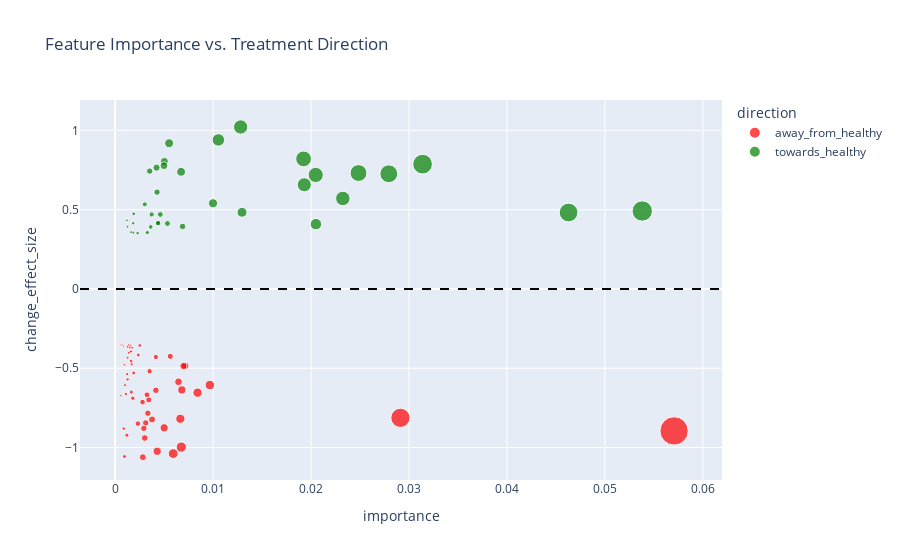

The cell this chart's notebook holds for it:
### Code cell
# 3) Create combined_rank now (so it's available everywhere)
res_df["combined_rank"] = res_df["importance"] * res_df["change_effect_size"].abs()

# 4) Elbow selection on |change_effect_size| (biologically focused)
res_ranked = res_df.copy()
res_ranked = res_ranked.dropna(subset=["change_effect_size"])  # exclude no-gap features from elbow
res_ranked["rank_key"] = res_ranked["change_effect_size"].abs()
res_ranked = res_ranked.sort_values("rank_key", ascending=False).reset_index(drop=True)

if res_ranked.empty:
    k_opt = 0
    selected = res_ranked.copy()
else:
    vals = res_ranked["rank_key"].to_numpy()
    cum = np.cumsum(vals)
    cum_norm = cum / cum[-1]
    x = np.linspace(0, 1, num=len(cum_norm), endpoint=True)
    distances = cum_norm - x
    k_opt = int(np.argmax(distances)) + 1
    selected = res_ranked.iloc[:k_opt].copy()

print(f"Elbow-selected feature count (by |change_effect_size|): {k_opt}")
# print(selected[["feature", "importance", "change_effect_size", "combined_rank"]].head(10))

# 5) Optional biological floor, e.g., at least 20% of gap moved
min_effect = 0.20
selected = selected[selected["change_effect_size"].abs() >= min_effect]
print(f"After enforcing |change_effect_size| ≥ {min_effect:.2f}: {selected.shape[0]} features kept")

# 6) Direction labels (for downstream plots)
res_df["direction"] = np.where(res_df["change_effect_size"] > 0, "towards_healthy",
                        np.where(res_df["change_effect_size"] < 0, "away_from_healthy", "no_change"))

print(res_df.head(20))
print("\nDirection counts:\n", res_df["direction"].value_counts())

# 7) Reduced dataset with selected features
top_feature_list = selected["feature"].tolist()
print(f"Top {len(top_feature_list)} features selected for further analysis.")
_reduced_hindlimb_df = left_hindlimb_features_df[top_feature_list]
print(_reduced_hindlimb_df.shape)
fig = px.scatter(
    res_df[res_df["feature"].isin(top_feature_list)],
    x="importance",
    y="change_effect_size",
    size="combined_rank",
    color="direction",
    hover_data=["feature", "importance", "change_effect_size", "combined_rank"],
    color_discrete_map={
        "towards_healthy": "green",
        "away_from_healthy": "red",
        "no_change": "gray"
    },
    title="Feature Importance vs. Treatment Direction"
)

fig.add_hline(y=0, line_dash="dash", line_color="black")
# fig.show()
# fig.write_html(os.path.join('./', 'feature_change_analysis.html'))

### Figure 1 — Plotly figure (JSON) as saved in the notebook; plotly's stock layout.template omitted (floating-point values rounded to 4 significant figures)
{"data": [{"customdata": [["Mean angle excursion - rhindlimb - ankle (°)", 0.05109], ["Mean phase excursion - rhindlimb - ankle (°)", 0.02367], ["Mean phase value - rhindlimb - lHindpaw (°)_sin", 0.006737], ["Mean angle value - rhindlimb - lHindfingers (°)_sin", 0.006161], ["Mean step velocity X during stance - lHindpaw (m/s)", 0.005862], ["Mean phase during stance - rhindlimb - lHindpaw (°)_sin", 0.005505], ["Mean phase value - rhindlimb - lHindpaw (°)_cos", 0.005454], ["Mean angle during swing - rhindlimb - lHindfingers (°)_sin", 0.004395], ["Mean angle value - rhindlimb - ankle (°)_sin", 0.004387], ["Mean angle during swing - rhindlimb - ankle (°)_cos", 0.004342], ["Mean phase during stance - rhindlimb - lHindpaw (°)_cos", 0.00379], ["Mean angle value - rhindlimb - knee (°)_cos", 0.003473], ["Mean angle during stance - rhindlimb - ankle (°)_cos", 0.003392], ["Mean step velocity X during stance - ankle (m/s)", 0.003104], ["Mean angle during swing - rhindlimb - lHindfingers (°)_cos", 0.003008], ["Mean phase during swing - rhindlimb - lHindpaw (°)_sin", 0.002844], ["Mean angle during swing - rhindlimb - ankle (°)_sin", 0.00266], ["Mean angle value - rhindlimb - ankle (°)_cos", 0.002638], ["Mean phase during swing - rhindlimb - lHindpaw (°)_cos", 0.002622], ["Mean angle value - rhindlimb - lHindfingers (°)_cos", 0.002579], ["Mean angle during stance - rhindlimb - lHindfingers (°)_cos", 0.002404], ["Mean angle during swing - rhindlimb - knee (°)_sin", 0.002392], ["Mean step velocity X during stance - knee (m/s)", 0.002171], ["Mean phase acceleration during swing - rhindlimb - ankle (rad/s^2)_sin", 0.001999], ["Mean step acceleration Y during swing - hip (m/s^2)", 0.001977], ["Mean angle acceleration during swing - rhindlimb - knee (rad/s^2)_cos", 0.001829], ["Mean angle during swing - rhindlimb - knee (°)_cos", 0.001785], ["Mean angle during stance - rhindlimb - lHindfingers (°)_sin", 0.001247], ["Mean angle excursion - rhindlimb - lHindfingers (°)", 0.001113], ["Mean step jerk Y during swing - knee (m/s^3)", 0.001074], ["Mean step jerk Y during swing - ankle (m/s^3)", 0.001018], ["Mean step jerk Y during stance - ankle (m/s^3)", 0.001006], ["Mean angle excursion - rhindlimb - knee (°)", 0.0009848], ["Mean phase velocity during swing - rhindlimb - ankle (rad/s)_sin", 0.0008992], ["Mean angle during stance - rhindlimb - ankle (°)_sin", 0.0008045], ["Mean phase excursion - rhindlimb - lHindpaw (°)", 0.0007757], ["Mean angle velocity during swing - rhindlimb - ankle (rad/s)_cos", 0.000766], ["Mean phase velocity during swing - rhindlimb - knee (rad/s)_sin", 0.0007332], ["Mean angle acceleration - rhindlimb - lHindpaw (rad/s^2)_cos", 0.0007302], ["Mean phase value - rhindlimb - ankle (°)_sin", 0.0007294], ["Mean step jerk Y during stance - knee (m/s^3)", 0.000662], ["Mean phase velocity - rhindlimb - lHindpaw (rad/s)_cos", 0.000644], ["Mean angle acceleration - rhindlimb - lHindfingers (rad/s^2)_cos", 0.0006411], ["Mean angle value - rhindlimb - hip (°)_cos", 0.0006302], ["Mean step length (m)", 0.0006159], ["Mean phase velocity during stance - rhindlimb - knee (rad/s)_cos", 0.000568], ["Mean angle acceleration during stance - rhindlimb - lHindfingers (rad/s^2)_sin", 0.0005595], ["Mean phase velocity during swing - rhindlimb - lHindpaw (rad/s)_cos", 0.0005553], ["Mean phase velocity during stance - rhindlimb - ankle (rad/s)_sin", 0.0005473], ["Mean angle during swing - rhindlimb - hip (°)_sin", 0.0004991], ["Mean phase during swing - rhindlimb - hip (°)_cos", 0.0004669], ["Mean phase acceleration during swing - rhindlimb - lHindpaw (rad/s^2)_cos", 0.0004429], ["Mean phase value - rhindlimb - ankle (°)_cos", 0.0003974], ["Mean phase during swing - rhindlimb - ankle (°)_cos", 0.0003094], ["Mean step jerk Y during swing - lHindpaw (m/s^3)", 0.0002644], ["Mean phase during swing - rhindlimb - hip (°)_sin", 0.0002583], ["Mean phase velocity during swing - rhindlimb - hip (rad/s)_sin", 0.000197], ["Mean angle velocity during swing - rhindlimb - hip (rad/s)_sin", 0.0001904], ["Mean phase value - rhindlimb - hip (°)_cos", 0.000117], ["Mean angle acceleration during swing - rhindlimb - knee (rad/s^2)_sin", 0]], "hovertemplate": "direction=away_from_healthy<br>importance=%{x}<br>change_effect_size=%{y}<br>combined_rank=%{customdata[1]}<br>feature=%{customdata[0]}<extra></extra>", "legendgroup": "away_from_healthy", "marker": {"color": "red", "size": [0.05109, 0.02367, 0.006737, 0.006161, 0.005862, 0.005505, 0.005454, 0.004395, 0.004387, 0.004342, 0.00379, 0.003473, 0.003392, 0.003104, 0.003008, 0.002844, 0.00266, 0.002638, 0.002622, 0.002579, 0.002404, 0.002392, 0.002171, 0.001999, 0.001977, 0.001829, 0.001785, 0.001247, 0.001113, 0.001074, 0.001018, 0.001006, 0.0009848, 0.0008992, 0.0008045, 0.0007757, 0.000766, 0.0007332, 0.0007302, 0.0007294, 0.000662, 0.000644, 0.0006411, 0.0006302, 0.0006159, 0.000568, 0.0005595, 0.0005553, 0.0005473, 0.0004991, 0.0004669, 0.0004429, 0.0003974, 0.0003094, 0.0002644, 0.0002583, 0.000197, 0.0001904, 0.000117, 0.0], "sizemode": "area", "sizeref": 0.0001277, "symbol": "circle"}, "mode": "markers", "name": "away_from_healthy", "orientation": "v", "showlegend": true, "type": "scatter", "x": [0.05706, 0.02913, 0.006756, 0.005934, 0.009671, 0.008414, 0.006661, 0.004293, 0.00501, 0.006817, 0.00647, 0.007166, 0.006977, 0.003772, 0.002835, 0.003025, 0.004162, 0.003122, 0.003345, 0.002933, 0.003438, 0.005627, 0.003253, 0.002803, 0.002328, 0.003522, 0.004158, 0.00181, 0.001207, 0.001651, 0.000963, 0.001898, 0.002365, 0.002524, 0.001698, 0.0008807, 0.001664, 0.001619, 0.00128, 0.0011, 0.001233, 0.001625, 0.001731, 0.001594, 0.001015, 0.001588, 0.001388, 0.001278, 0.001481, 0.001411, 0.001279, 0.0009255, 0.0005896, 0.0008572, 0.0007429, 0.0007303, 0.0005592, 0.0005404, 0.000296, 0.0], "xaxis": "x", "y": [-0.8953, -0.8126, -0.9972, -1.038, -0.6062, -0.6543, -0.8188, -1.024, -0.8758, -0.6369, -0.5857, -0.4846, -0.4862, -0.823, -1.061, -0.94, -0.6392, -0.845, -0.7838, -0.8793, -0.6991, -0.425, -0.6674, -0.7131, -0.8494, -0.5193, -0.4293, -0.6891, -0.9222, -0.6505, -1.057, -0.5298, -0.4163, -0.3563, -0.4738, -0.8807, -0.4604, -0.4528, -0.5705, -0.6629, -0.537, -0.3963, -0.3704, -0.3952, -0.6069, -0.3577, -0.403, -0.4344, -0.3695, -0.3537, -0.3651, -0.4785, -0.674, -0.361, -0.3559, -0.3537, -0.3523, -0.3523, -0.3952, -0.4068], "yaxis": "y"}, {"customdata": [["Mean angle during swing - rhindlimb - lHindpaw (°)_sin", 0.02643], ["Mean angle value - rhindlimb - lHindpaw (°)_cos", 0.02469], ["Mean angle during swing - rhindlimb - lHindpaw (°)_cos", 0.02231], ["Mean angle value - rhindlimb - lHindpaw (°)_sin", 0.02028], ["Mean angle during stance - rhindlimb - lHindpaw (°)_sin", 0.01815], ["Mean angle velocity - rhindlimb - knee (rad/s)_cos", 0.01578], ["Mean angle during stance - rhindlimb - lHindpaw (°)_cos", 0.01471], ["Mean step acceleration X during stance - ankle (m/s^2)", 0.01326], ["Mean step acceleration Y during stance - knee (m/s^2)", 0.01309], ["Mean angle velocity - rhindlimb - knee (rad/s)_sin", 0.01268], ["Mean step velocity Y during stance - lHindpaw (m/s)", 0.009906], ["Mean step acceleration X during stance - lHindpaw (m/s^2)", 0.008371], ["Mean step acceleration Y during swing - ankle (m/s^2)", 0.00626], ["Mean step acceleration Y during stance - ankle (m/s^2)", 0.005397], ["Mean step height (m)", 0.005065], ["Mean step jerk Y during stance - lHindfingers (m/s^3)", 0.004975], ["Mean step frequency (Hz)", 0.004048], ["Mean step acceleration Y during stance - lHindpaw (m/s^2)", 0.003874], ["Mean step acceleration Y during swing - lHindpaw (m/s^2)", 0.003233], ["Mean step velocity X during swing - hip (m/s)", 0.002714], ["Mean step velocity Y during stance - knee (m/s)", 0.002624], ["Mean step velocity Y during stance - ankle (m/s)", 0.002614], ["Mean angle velocity during swing - rhindlimb - knee (rad/s)_cos", 0.002206], ["Mean angle velocity - rhindlimb - hip (rad/s)_sin", 0.002167], ["Mean phase velocity - rhindlimb - hip (rad/s)_cos", 0.001838], ["Mean angle velocity - rhindlimb - hip (rad/s)_cos", 0.001815], ["Mean phase velocity - rhindlimb - hip (rad/s)_sin", 0.001752], ["Mean step duration (s)", 0.001615], ["Mean phase velocity during swing - rhindlimb - lHindpaw (rad/s)_sin", 0.001421], ["Mean phase velocity during stance - rhindlimb - knee (rad/s)_sin", 0.001169], ["Mean phase acceleration - rhindlimb - hip (rad/s^2)_cos", 0.0009022], ["Mean phase acceleration during swing - rhindlimb - knee (rad/s^2)_sin", 0.0008073], ["Mean angle velocity during swing - rhindlimb - knee (rad/s)_sin", 0.0007662], ["Mean step acceleration Y during swing - lHindfingers (m/s^2)", 0.0006595], ["Mean phase acceleration during stance - rhindlimb - knee (rad/s^2)_sin", 0.0005883], ["Mean step velocity Y during stance - hip (m/s)", 0.0005226], ["Mean angle acceleration during stance - rhindlimb - lHindpaw (rad/s^2)_cos", 0.0004984]], "hovertemplate": "direction=towards_healthy<br>importance=%{x}<br>change_effect_size=%{y}<br>combined_rank=%{customdata[1]}<br>feature=%{customdata[0]}<extra></extra>", "legendgroup": "towards_healthy", "marker": {"color": "green", "size": [0.02643, 0.02469, 0.02231, 0.02028, 0.01815, 0.01578, 0.01471, 0.01326, 0.01309, 0.01268, 0.009906, 0.008371, 0.00626, 0.005397, 0.005065, 0.004975, 0.004048, 0.003874, 0.003233, 0.002714, 0.002624, 0.002614, 0.002206, 0.002167, 0.001838, 0.001815, 0.001752, 0.001615, 0.001421, 0.001169, 0.0009022, 0.0008073, 0.0007662, 0.0006595, 0.0005883, 0.0005226, 0.0004984], "sizemode": "area", "sizeref": 0.0001277, "symbol": "circle"}, "mode": "markers", "name": "towards_healthy", "orientation": "v", "showlegend": true, "type": "scatter", "x": [0.05381, 0.03139, 0.04629, 0.02794, 0.02485, 0.01924, 0.02048, 0.02325, 0.01282, 0.01931, 0.01054, 0.0205, 0.01296, 0.009996, 0.005514, 0.006736, 0.005033, 0.004985, 0.004228, 0.006887, 0.003532, 0.004281, 0.005347, 0.004614, 0.004427, 0.004372, 0.003732, 0.003029, 0.003636, 0.003289, 0.001905, 0.002294, 0.00185, 0.00186, 0.001644, 0.001209, 0.001272], "xaxis": "x", "y": [0.4912, 0.7867, 0.4819, 0.7261, 0.7305, 0.8202, 0.7186, 0.5704, 1.021, 0.6568, 0.9396, 0.4084, 0.4831, 0.5399, 0.9186, 0.7386, 0.8042, 0.7771, 0.7647, 0.394, 0.7428, 0.6104, 0.4127, 0.4696, 0.4152, 0.4152, 0.4696, 0.5332, 0.3908, 0.3554, 0.4737, 0.3518, 0.4142, 0.3545, 0.3579, 0.4324, 0.3919], "yaxis": "y"}], "layout": {"legend": {"itemsizing": "constant", "title": {"text": "direction"}, "tracegroupgap": 0}, "shapes": [{"line": {"color": "black", "dash": "dash"}, "type": "line", "x0": 0, "x1": 1, "xref": "x domain", "y0": 0, "y1": 0, "yref": "y"}], "title": {"text": "Feature Importance vs. Treatment Direction"}, "xaxis": {"anchor": "y", "domain": [0, 1], "title": {"text": "importance"}}, "yaxis": {"anchor": "x", "domain": [0, 1], "title": {"text": "change_effect_size"}}}}
